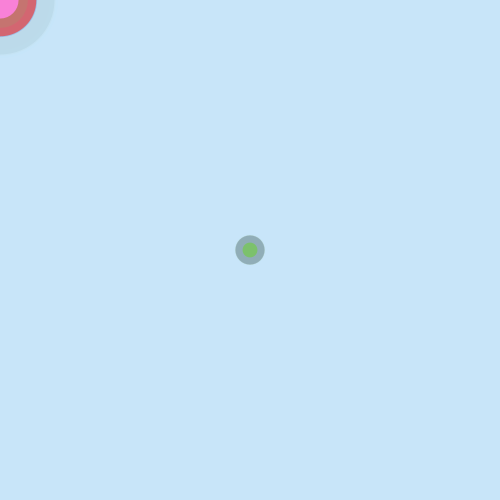
Frame 1 (no input)
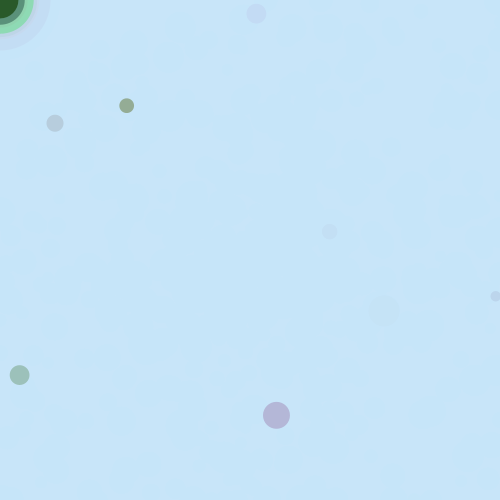
Frame 60 (the mouse pressed at the canvas centre just before this capture)
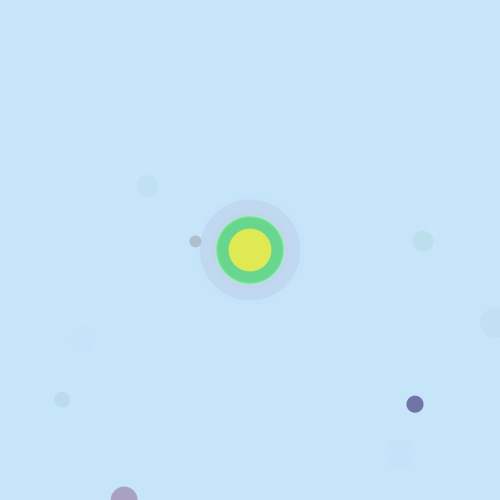
Frame 120 (the mouse held since frame 60 and released just before this capture)

The Processing sketch that drew these frames (run headless with seeded random() and noise(); from frame 60 on, the mouse is pressed at the canvas centre):

// Processing sketch: processing_61325
// ── processing_61325.pde

EllipseConnectDraw ellip1, ellip2, ellip3, ellip4, ellip5, ellip6,ellip7, ellip8, ellip9, ellip10 ;
boolean toggleLoop = true;

void setup() {
  size(500, 500);
  smooth();
  frameRate(8);

  ellip1 = new EllipseConnectDraw();
  ellip2 = new EllipseConnectDraw();
  ellip3 = new EllipseConnectDraw();
  ellip4 = new EllipseConnectDraw();
  ellip5 = new EllipseConnectDraw();
  ellip6 = new EllipseConnectDraw();
  ellip7 = new EllipseConnectDraw();
  ellip8 = new EllipseConnectDraw();
  ellip9 = new EllipseConnectDraw();
  ellip10 = new EllipseConnectDraw();
  
}

void draw() {
  ellip1.run();
  ellip2.run();
  ellip3.run();
  ellip4.run();
  ellip5.run();
  ellip6.run();
  ellip7.run();
  ellip8.run();
  ellip9.run();
  ellip10.run();
 
}


void mousePressed() {
  if (mouseButton == LEFT) {
    if (toggleLoop) {
      noLoop();
      toggleLoop = false;
    }
    else {
      loop();
      toggleLoop = true;
    }
  }
}
public class EllipseConnectDraw {

  //Declare Variables.
  float x, y, cx, cy;
  float _x, _y, _cx, _cy;
  float size;
  int col;

  //Constructor and Variable Initialization.
  EllipseConnectDraw() {
    x = height / 2;
    y = height / 2;
    _x = width / 2;
    _y = width / 2;
    cx = width / 2;
    cy = height / 2;
    _cx = width / 2;
    _cy = height / 2;
    size = random(10,50);
    background(200);
  }

  //run() invokes the other methods in the class, called by draw().
  void run() {
    backgroundFill();
    ellipseDraw();
  }

  //backgroundFill(), fills the the background with a full screen rectangle with a sky blue colour and 5% opacity.
  void backgroundFill() {
    noStroke();
    fill(200, 230, 250,100);
    rect(0, 0, width, height);
  }

  //ellipseDraw(), draws the ellipses based on a semi-random area, each ellipse point is within +- 50 of the previous ellipse.
  void ellipseDraw() {     
    size = random(25, 80);
    x = _x;
    y = _y;
    cx = _cy;
    cy = _cx;

    col = color(random(100, 160), random(100, 200), random(100, 200));     

    _y = constrain(x + random(-30, 50), 0, width);
    _x = constrain(y + random(-70, 50), 0, height);            

    noStroke();
    fill(col, 40);
    ellipse(mouseX, mouseY, size * 1.5f, size * 1.5f);         

    fill(col*2);
    ellipse(mouseX, mouseY, size, size);

    fill(col);
    ellipse(x, y, size / 2.5f, size / 2.5f);
  }
}
